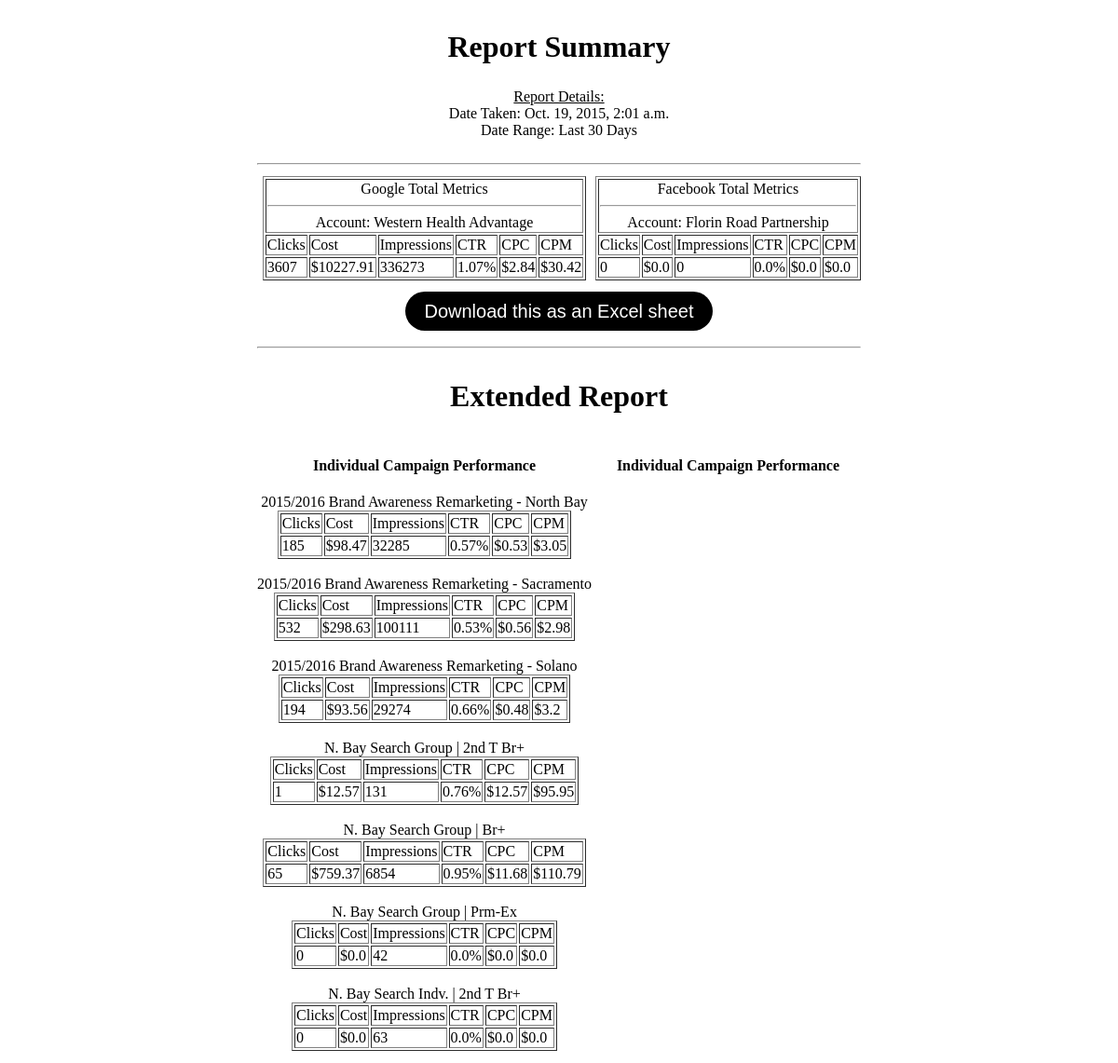
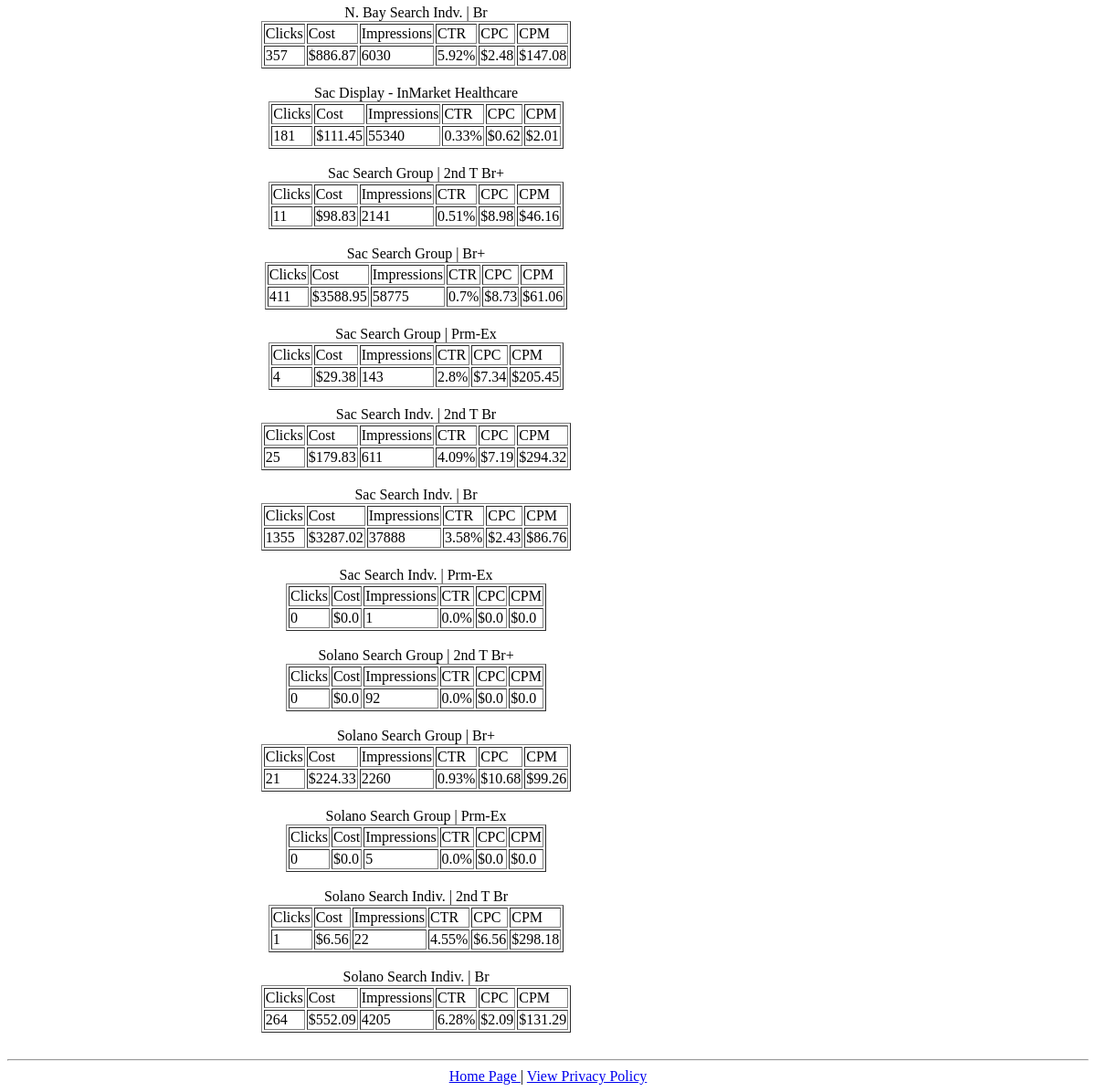
The page /report/view/813/813/ (signed in) on the database its author committed (2 pictures, top to bottom).
### report/models.py (models this page shows, shortened)
class Report(models.Model):
	date_taken = models.DateTimeField(auto_now_add=True, blank=True)
	date_range = models.CharField(max_length=200, default='')
	user = models.CharField(max_length=200,default='')
	google_account = models.CharField(max_length=200,default='')

class Source(models.Model):
	name = models.CharField(max_length=200,default='')
	clicks = models.IntegerField(default=0)
	impressions = models.IntegerField(default=0)
	cost = models.FloatField(default=0)
	CTR = models.FloatField(default=0)
	CPC = models.FloatField(default=0)
	CPM = models.FloatField(default=0)

class FacebookAccount(models.Model):
	account_name = models.CharField(max_length=200, default='')
	account_id = models.CharField(max_length=200,default='')
	report = models.ForeignKey(Report, blank=True, null=True)

class adSource(models.Model):
	provider = models.CharField(max_length=200,default='')
	name = models.CharField(max_length=200,default='')
	clicks = models.IntegerField(default=0)
	impressions = models.IntegerField(default=0)
	cost = models.FloatField(default=0)
	CTR = models.FloatField(default=0)
	CPC = models.FloatField(default=0)
	CPM = models.FloatField(default=0)

### report/views.py (the view)
# urls.py: url(r'^view/(?P<gcid>[0-9]+)/(?P<fcid>[0-9]+)/$', views.grandview, name="grandview"),
def grandview(request, gcid, fcid):
  report = Report.objects.get()
  g_src = Source.objects.get(name='Google')
  fb_account = FacebookAccount.objects.get(pk=fcid)
  fb_adsource = adSource.objects.get(provider='Facebook', name=fb_account.account_name)
  campaign_list = FacebookCampaign.objects.filter(account=fb_account).order_by('name')
  g_adsource = adSource.objects.filter(provider='Google').order_by('name')
  if request.user.username == report.user:
    authenticated = True
  else:
    authenticated = False
  return render(request, 'report/grandview.html', {'authenticated':authenticated,'report':report, 'g_src': g_src, 'fb_account':fb_account, 'campaign_list':campaign_list, 'fb_adsource':fb_adsource, 'g_adsource':g_adsource})

### report/templates/report/grandview.html (shortened to what this page needs)
<!DOCTYPE html>
<html>
<head>
</head>
<body>
<center>
{% if not authenticated %}
	You are not authenticated to view the report currently stored <br>
	to run a new report click <a href="../../"><u> here </u></a>
{% else %}
<table border=0>
<tr>
	<td colspan="2" align="center">
		<h1> Report Summary </h1>
	</td>
</tr>
<tr>
	<td colspan="2" align="center">
		<u>Report Details:</u><br>
		Date Taken: {{report.date_taken}}<br>
		Date Range: {{report.date_range}}<br><br>
		<hr>
	</td>
</tr>
<tr>
	<td align="center">
		<table border=1>
		<tr>
			<td colspan="6" align="center">
				Google Total Metrics
				<hr>
				Account: {{report.google_account}}
			</td>
		</tr>
		<tr>
			<td>Clicks</td>
			<td>Cost</td>
			<td>Impressions</td>
			<td>CTR</td>
			<td>CPC</td>
			<td>CPM</td>
		</tr>
		<tr>
			<td>{{g_src.clicks}}</td>
			<td>${{g_src.cost}}</td>
			<td>{{g_src.impressions}}</td>
			<td>{{g_src.CTR}}%</td>
			<td>${{g_src.CPC}}</td>
			<td>${{g_src.CPM}}</td>
		</tr>
		</table>
	</td>
	<td align="center">
		<table border=1>
		<tr>
			<td colspan="6" align="center">
				Facebook Total Metrics
				<hr>
				Account: {{fb_account.account_name}}
			</td>
		</tr>
		<tr>
			<td>Clicks</td>
			<td>Cost</td>
			<td>Impressions</td>
			<td>CTR</td>
			<td>CPC</td>
			<td>CPM</td>
		</tr>
		<tr>
			<td>{{fb_adsource.clicks}}</td>
			<td>${{fb_adsource.cost}}</td>
			<td>{{fb_adsource.impressions}}</td>
			<td>{{fb_adsource.CTR}}%</td>
			<td>${{fb_adsource.CPC}}</td>
			<td>${{fb_adsource.CPM}}</td>
		</tr>
		</table>
	</td>
</tr>
<tr>
	<td colspan="2" align="center">
		<br><a href="../../spreadsheet/{{fb_account.account_id}}" class="btn"> Download this as an Excel sheet </a> <br><br><hr>
	</td>
</tr>
<tr>
	<td colspan="2" align="center"><h1> Extended Report </h1></td>
</tr>
<tr>
	<td align="center" valign="top">
			<h4>Individual Campaign Performance</h4>
			{% for campaign in g_adsource %}
			{{campaign.name}}
			<table border=1>
			<tr>
				<td>Clicks</td>
				<td>Cost</td>
				<td>Impressions</td>
				<td>CTR</td>
				<td>CPC</td>
				<td>CPM</td>
			</tr>
			<tr>
				<td>{{campaign.clicks}}</td>
				<td>${{campaign.cost}}</td>
				<td>{{campaign.impressions}}</td>
				<td>{{campaign.CTR}}%</td>
				<td>${{campaign.CPC}}</td>
				<td>${{campaign.CPM}}</td
			</tr>
			</table>
			<br>
		{% endfor %}
	</td>
	<td align="center" valign="top">
			<h4>Individual Campaign Performance</h4>
	</td>
</tr>
</table>
{% endif %}
<hr>
<a href="../../../../"> Home Page </a> | <a href="../../privacypolicy"> View Privacy Policy </a>
</center>
</body>
</html>

### report/templates/report/grandview.html (style rules this page uses)
.btn { -webkit-border-radius: 28; -moz-border-radius: 28; border-radius: 28px; font-family: Arial; color: #ffffff; font-size: 20px; background: #000000; padding: 10px 20px 10px 20px; text-decoration: none; }

### rows shown on the page
Report: date_taken "Oct. 19, 2015, 2:01 a.m.", date_range "Last 30 Days", google_account "Western Health Advantage"
Source: clicks "3607", cost "10227.91", impressions "336273", CTR "1.07", CPC "2.84", CPM "30.42"
FacebookAccount: account_name "Florin Road Partnership"
adSource: clicks "0", cost "0.0", impressions "0", CTR "0.0", CPC "0.0", CPM "0.0"
adSource: name "2015/2016 Brand Awareness Remarketing - North Bay", clicks "185", cost "98.47", impressions "32285", CTR "0.57", CPC "0.53", CPM "3.05"
adSource: name "2015/2016 Brand Awareness Remarketing - Sacramento", clicks "532", cost "298.63", impressions "100111", CTR "0.53", CPC "0.56", CPM "2.98"
adSource: name "2015/2016 Brand Awareness Remarketing - Solano", clicks "194", cost "93.56", impressions "29274", CTR "0.66", CPC "0.48", CPM "3.2"
adSource: name "N. Bay Search Group | 2nd T Br+", clicks "1", cost "12.57", impressions "131", CTR "0.76", CPC "12.57", CPM "95.95"
adSource: name "N. Bay Search Group | Br+", clicks "65", cost "759.37", impressions "6854", CTR "0.95", CPC "11.68", CPM "110.79"
adSource: name "N. Bay Search Group | Prm-Ex", clicks "0", cost "0.0", impressions "42", CTR "0.0", CPC "0.0", CPM "0.0"
adSource: name "N. Bay Search Indv. | 2nd T Br+", clicks "0", cost "0.0", impressions "63", CTR "0.0", CPC "0.0", CPM "0.0"
adSource: name "N. Bay Search Indv. | Br", clicks "357", cost "886.87", impressions "6030", CTR "5.92", CPC "2.48", CPM "147.08"
adSource: name "Sac Display - InMarket Healthcare", clicks "181", cost "111.45", impressions "55340", CTR "0.33", CPC "0.62", CPM "2.01"
adSource: name "Sac Search Group | 2nd T Br+", clicks "11", cost "98.83", impressions "2141", CTR "0.51", CPC "8.98", CPM "46.16"
adSource: name "Sac Search Group | Br+", clicks "411", cost "3588.95", impressions "58775", CTR "0.7", CPC "8.73", CPM "61.06"
adSource: name "Sac Search Group | Prm-Ex", clicks "4", cost "29.38", impressions "143", CTR "2.8", CPC "7.34", CPM "205.45"
adSource: name "Sac Search Indv. | 2nd T Br", clicks "25", cost "179.83", impressions "611", CTR "4.09", CPC "7.19", CPM "294.32"
adSource: name "Sac Search Indv. | Br", clicks "1355", cost "3287.02", impressions "37888", CTR "3.58", CPC "2.43", CPM "86.76"
adSource: name "Sac Search Indv. | Prm-Ex", clicks "0", cost "0.0", impressions "1", CTR "0.0", CPC "0.0", CPM "0.0"
adSource: name "Solano Search Group | 2nd T Br+", clicks "0", cost "0.0", impressions "92", CTR "0.0", CPC "0.0", CPM "0.0"
adSource: name "Solano Search Group | Br+", clicks "21", cost "224.33", impressions "2260", CTR "0.93", CPC "10.68", CPM "99.26"
adSource: name "Solano Search Group | Prm-Ex", clicks "0", cost "0.0", impressions "5", CTR "0.0", CPC "0.0", CPM "0.0"
adSource: name "Solano Search Indiv. | 2nd T Br", clicks "1", cost "6.56", impressions "22", CTR "4.55", CPC "6.56", CPM "298.18"
adSource: name "Solano Search Indiv. | Br", clicks "264", cost "552.09", impressions "4205", CTR "6.28", CPC "2.09", CPM "131.29"
